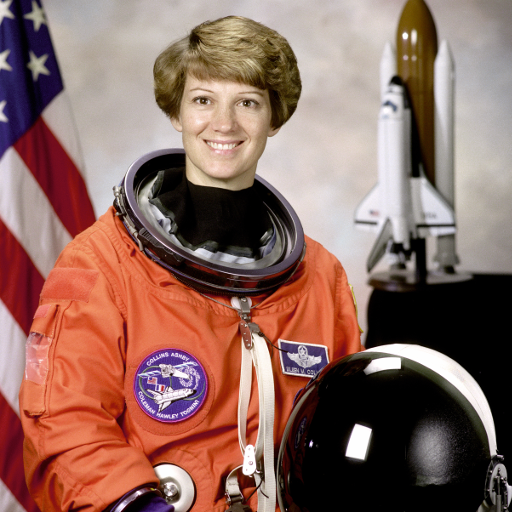
#> input picture skimage.data.astronaut(), 512 x 512 px
$ jupyter execute --allow-errors '10. Superpixel and Normalized Graph cut.ipynb'
#> lines starting #> are read from the running program, lines starting #| are printed output that depends on the picture
## Superpixel

[cell 1]
# Import Necessary libraries
from skimage import segmentation, color
from skimage.io import imread
from skimage.future import graph
from matplotlib import pyplot as plt

#> (a cell that did not finish here is left out)

[cell 3]
# Display and store output
fig, ax = plt.subplots(nrows=1, ncols=2, sharex=True, sharey=True, figsize=(6, 8))

#> (the rest of this cell did not finish here and is left out)

## Normalize Graph cut

[cell 4]
# Import necessary libraries
from skimage import data, segmentation, color
from skimage.io import imread
from skimage import data
from skimage.future import graph
from matplotlib import pyplot as plt

[cell 5]
# Load the image
img = data.astronaut()
#> img is the input picture: shape (512, 512, 3); mean R, G, B 141.6, 105.8, 96.5

# Perform K-mean clustering
img_segments = segmentation.slic(img, compactness=30, n_segments=200)
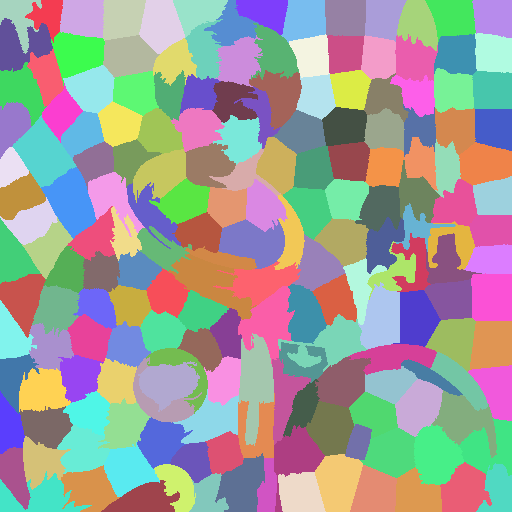
#> img_segments: shape (512, 512) int64; 184 distinct labels, from 1 to 184; one colour per label, 0 black
out1 = color.label2rgb(img_segments, img, kind='avg')
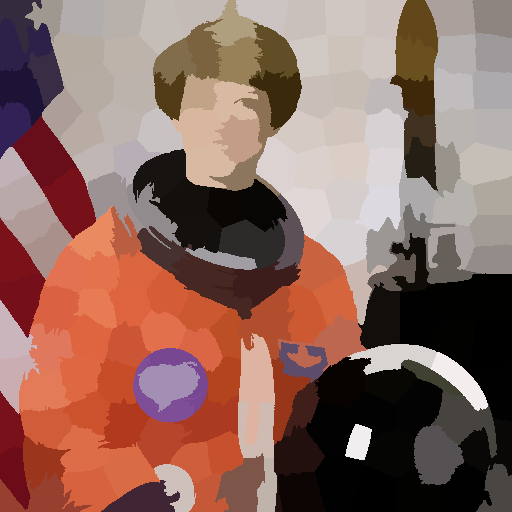
#> out1: shape (512, 512, 3); mean R, G, B 141.1, 105.3, 96

# Create graph using that clusters
segment_graph = graph.rag_mean_color(img, img_segments, mode='similarity')
img_cuts = graph.cut_normalized(img_segments, segment_graph)
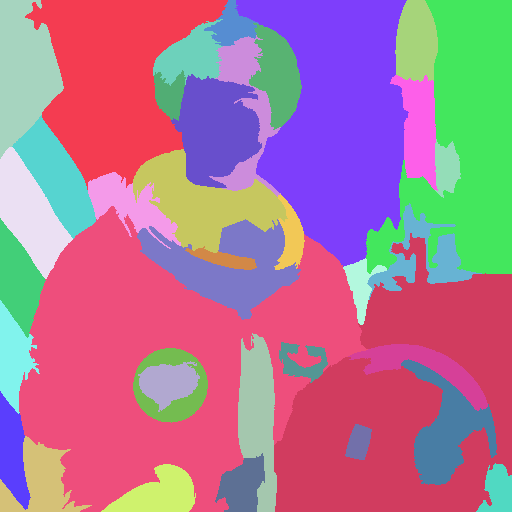
#> img_cuts: shape (512, 512) int64; 38 distinct labels, from 1 to 177; one colour per label, 0 black
normalized_cut_segments = color.label2rgb(img_cuts, img, kind='avg')
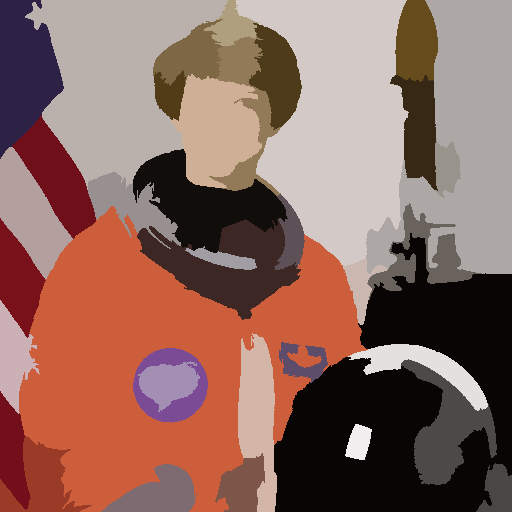
#> normalized_cut_segments: shape (512, 512, 3); mean R, G, B 141.1, 105.4, 96.2

[cell 6]
fig, ax = plt.subplots(nrows=1, ncols=2, sharex=True, sharey=True, figsize=(6, 8))

ax[0].imshow(img)
ax[1].imshow(normalized_cut_segments)

for a in ax:
    a.axis('off')

plt.tight_layout()
plt.savefig("Saved_images/Normalize Graph cut.jpg")
plt.show()
